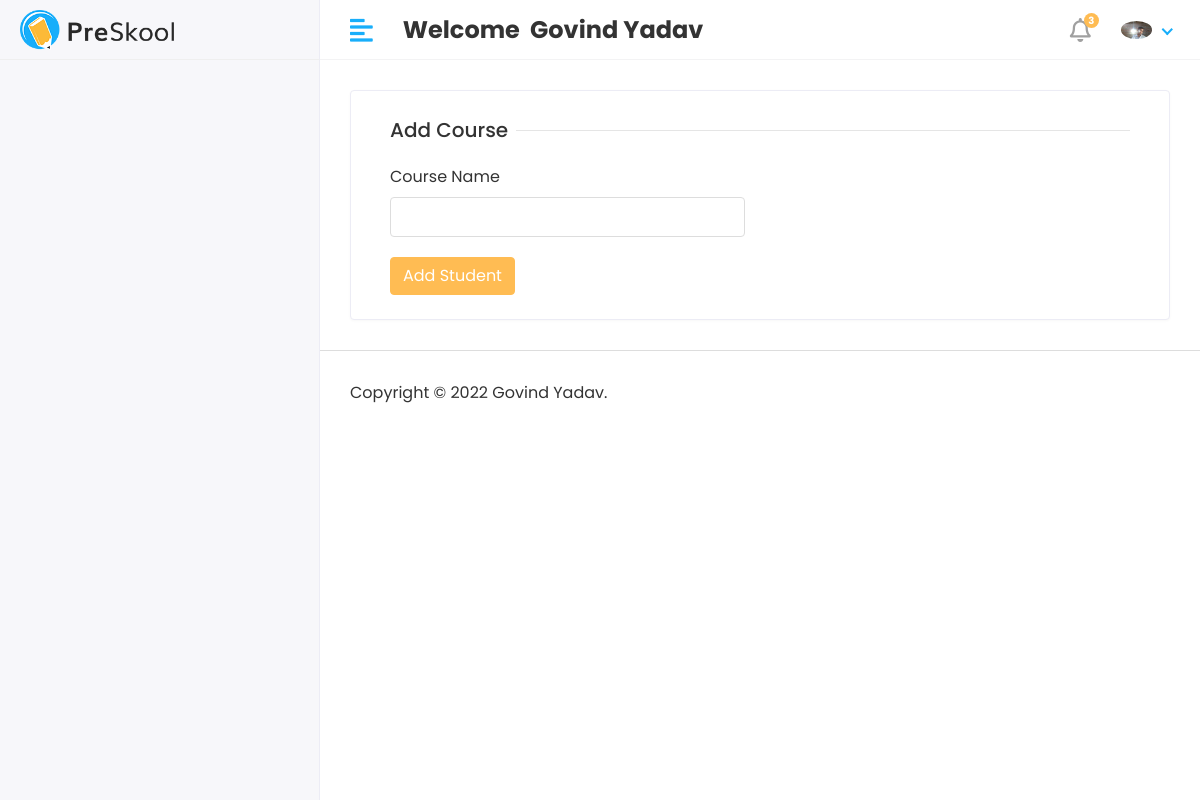
The app's page /Hod/Course/Add (signed in) with its own data.
### app/models.py (models this page shows)
class CustomUser(AbstractUser):
    USER = (
        (1, 'HOD'),
        (1, 'STAFF'),
        (1, 'STUDENT'),
    )
    user_type = models.CharField(choices=USER, max_length=50, default=1)
    profile_pic = models.ImageField(upload_to='media/profile_pic')

### student_management_project/Hod_views.py (the view)
# urls.py: path('Hod/Course/Add', Hod_views.ADD_COURSE, name='add_course'),
@login_required(login_url='/')
def ADD_COURSE(request):
    if request.method == "POST":
        course_name = request.POST.get('course_name')
        course = Course(name=course_name)
        course.save()
        messages.success(request, 'Course Add successfully. !!!')
        return redirect('add_course')
    return render(request, 'Hod/add_course.html')

### templates/Hod/add_course.html (shortened to what this page needs)
{% extends 'base.html' %}
{% block content %}
<div class="row">
                    <div class="col-sm-12">
                        <div class="card">
                            <div class="card-body">
                                <form action="{% url 'add_course' %}" method="POST" >
                                        <div class="col-12">
                                            <h5 class="form-title"><span>Add Course</span></h5>
                                        </div>
                                        <div class="col-12 col-sm-6">
                                            <div class="form-group">
                                                <label>Course Name</label>
                                                <input type="text"  required class="form-control" name="course_name">
                                            </div>
                                        </div>
                                        <div class="col-12">
                                            <button type="submit" class="btn btn-primary">Add Student</button>
                                        </div>
                                </form>
                            </div>
                        </div>
                    </div>
                </div>
{% endblock %}

### templates/includes/header.html (shortened to what this page needs)
{% load static %}
<div class="header">
         <div class="header-left">
            <a href="index.html" class="logo">
               <img src="{% static 'assets/img/logo.png' %}" alt="Logo">
            </a>
         </div>
         <a href="javascript:void(0);" id="toggle_btn">
            <i class="fas fa-align-left"></i>
         </a>
         <div class="top-nav-search mt-3">
           <h4><strong>Welcome &nbsp;<span>{{user.first_name}} {{user.last_name}}</span></strong></h4>
         </div>
         <ul class="nav user-menu">
            <li class="nav-item dropdown noti-dropdown">
               <a href="#" class="dropdown-toggle nav-link" data-toggle="dropdown">
                  <i class="far fa-bell"></i> <span class="badge badge-pill">3</span>
               </a>
            </li>
            <li class="nav-item dropdown has-arrow">
               <a href="#" class="dropdown-toggle nav-link" data-toggle="dropdown">
                   {% if user.profile_pic == "" %}
                        <span class="user-img"><img class="rounded-circle" src="{% static 'assets/img/govind_pic.jpg' %}" width="31"
                        alt=""></span>
                   {% else %}
                        <span class="user-img"><img class="rounded-circle" src="/{{user.profile_pic}}" width="31"
                        alt=""></span>
                   {% endif %}
               </a>
            </li>
         </ul>
      </div>

### static/assets/css/style.css (style rules this page uses)
html { height: 100%; }
body { background-color: #fff; color: #333; font-family: 'Poppins', sans-serif; font-size: 1rem; height: 100%; line-height: 1.5; overflow-x: hidden; }
h1, h2, h3, h4, h5, h6 { font-family: 'Poppins', sans-serif; margin-top: 0; }
.form-control { border: 1px solid #ddd; box-shadow: none; color: #333; font-size: 15px; height: 40px; }
a { color: #009ce7; }
input, button, a { transition: all 0.4s ease; -moz-transition: all 0.4s ease; -o-transition: all 0.4s ease; -ms-transition: all 0.4s ease; -webkit-transition: all 0.4s ease; }
input, input:focus, button, button:focus { outline: none; }
input[type=text], input[type=password] { -webkit-appearance: none; -moz-appearance: none; appearance: none; }
.form-group { margin-bottom: 1.25rem; }
ul, ol { padding: 0px; list-style: none; }
.btn-primary { background-color: #FFBC53; border: 1px solid #FFBC53; }
.card { border: 1px solid #ececf5; box-shadow: 0 1px 3px 0 rgba(0, 0, 0, 0.03); margin-bottom: 1.875rem; }
.card-body { padding: 1.5rem; }
.header { background-color: #fff; border-bottom: 1px solid #f3f3f4; left: 0; position: fixed; right: 0; top: 0; z-index: 1001; height: 60px; }
.header .header-left { float: left; height: 60px; padding: 0 20px; position: relative; width: 320px; z-index: 1; transition: all 0.2s ease-in-out; background-color: #f7f7fa; border-bottom: 1px solid #efefef; border-right: 1px solid #ececf5; display: flex; align-items: center; }
.header .header-left .logo { display: inline-block; line-height: 60px; }
.header .header-left .logo img { max-height: 40px; width: auto; }
.header .dropdown-toggle:after { display: none; }
.header .has-arrow .dropdown-toggle:after { border-top: 0; border-left: 0; border-bottom: 2px solid #18aefa; border-right: 2px solid #18aefa; content: ''; height: 8px; display: inline-block; pointer-events: none; -webkit-transform-origin: 66% 66%; -ms-transform-origin: 66% 66%; transform-origin: 66% 66%; -webkit-transform: rotate(45deg); -ms-transform: rotate(45deg); transform: rotate(45deg); -webkit-transition: all 0.15s ease-in-out; transition: all 0.15s ease-in-out; width: 8px; vertical-align: 0px; }
.user-menu { float: right; margin: 0; position: relative; z-index: 99; padding-right: 15px; }
.user-menu.nav > li > a { color: #a0a0a0; font-size: 14px; line-height: 58px; padding: 0 15px; height: 60px; }
.user-img { margin-right: 3px; position: relative; }
.top-nav-search { float: left; margin-left: 15px; }
.user-menu.nav > li > a .badge { background-color: #FFBC53; display: block; font-size: 10px; font-weight: bold; height: 15px; width: 15px; position: absolute; right: 7px; top: 13px; color: #fff; padding: 3px; }
.user-menu.nav > li > a > i { font-size: 1.5rem; line-height: 60px; }
.form-title { width: 100%; max-width: 100%; padding: 0; font-size: 1.25rem; font-weight: 500; line-height: inherit; color: #333; white-space: normal; position: relative; display: block; margin-bottom: 20px; }
.form-title:before { content: ""; position: absolute; left: 0px; right: 0px; height: 1px; top: 50%; background-color: rgba(0, 0, 0, 0.1); }
.form-title span { padding: 0px 0.5rem 0 0; background-color: #fff; display: inline-block; z-index: 2; position: relative; }
@media (min-width: 992px) { #toggle_btn { align-items: center; color: #18aefa; display: inline-flex; float: left; font-size: 26px; height: 60px; justify-content: center; margin-left: 15px; padding: 0 15px; } }

### records on screen
CustomUser: first_name "Govind", last_name "Yadav", profile_pic (picture)
